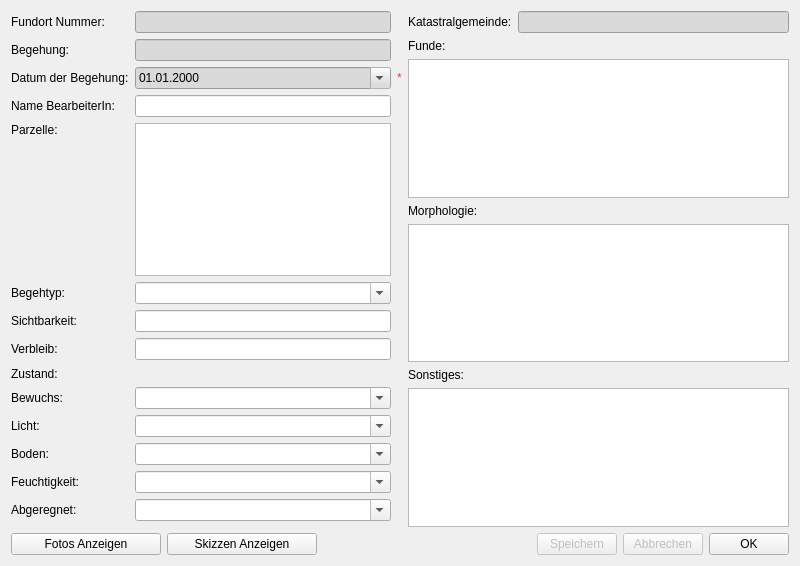
<?xml version="1.0" encoding="UTF-8"?>
<ui version="4.0">
 <class>apisShardingDialog</class>
 <widget class="QDialog" name="apisShardingDialog">
  <property name="windowModality">
   <enum>Qt::ApplicationModal</enum>
  </property>
  <property name="geometry">
   <rect>
    <x>0</x>
    <y>0</y>
    <width>800</width>
    <height>566</height>
   </rect>
  </property>
  <property name="windowTitle">
   <string>APIS Begehung</string>
  </property>
  <property name="windowIcon">
   <iconset resource="resource.qrc">
    <normaloff>:/plugins/APIS/icons/apis.png</normaloff>:/plugins/APIS/icons/apis.png</iconset>
  </property>
  <layout class="QGridLayout" name="gridLayout_2">
   <item row="2" column="0" colspan="2">
    <layout class="QHBoxLayout" name="horizontalLayout">
     <item>
      <widget class="QPushButton" name="uiViewPicturesBtn">
       <property name="minimumSize">
        <size>
         <width>150</width>
         <height>0</height>
        </size>
       </property>
       <property name="text">
        <string>Fotos Anzeigen</string>
       </property>
       <property name="icon">
        <iconset resource="resource.qrc">
         <normaloff>:/plugins/APIS/icons/image.png</normaloff>:/plugins/APIS/icons/image.png</iconset>
       </property>
       <property name="iconSize">
        <size>
         <width>24</width>
         <height>24</height>
        </size>
       </property>
       <property name="autoDefault">
        <bool>false</bool>
       </property>
      </widget>
     </item>
     <item>
      <widget class="QPushButton" name="uiViewSketchesBtn">
       <property name="minimumSize">
        <size>
         <width>150</width>
         <height>0</height>
        </size>
       </property>
       <property name="text">
        <string>Skizzen Anzeigen</string>
       </property>
       <property name="icon">
        <iconset resource="resource.qrc">
         <normaloff>:/plugins/APIS/icons/sketch.png</normaloff>:/plugins/APIS/icons/sketch.png</iconset>
       </property>
       <property name="iconSize">
        <size>
         <width>24</width>
         <height>24</height>
        </size>
       </property>
       <property name="autoDefault">
        <bool>false</bool>
       </property>
      </widget>
     </item>
     <item>
      <spacer name="horizontalSpacer">
       <property name="orientation">
        <enum>Qt::Horizontal</enum>
       </property>
       <property name="sizeHint" stdset="0">
        <size>
         <width>40</width>
         <height>20</height>
        </size>
       </property>
      </spacer>
     </item>
     <item>
      <widget class="QPushButton" name="uiSaveBtn">
       <property name="enabled">
        <bool>false</bool>
       </property>
       <property name="text">
        <string>Speichern</string>
       </property>
       <property name="icon">
        <iconset resource="resource.qrc">
         <normaloff>:/plugins/APIS/icons/ok.png</normaloff>:/plugins/APIS/icons/ok.png</iconset>
       </property>
       <property name="iconSize">
        <size>
         <width>11</width>
         <height>11</height>
        </size>
       </property>
       <property name="autoDefault">
        <bool>false</bool>
       </property>
      </widget>
     </item>
     <item>
      <widget class="QPushButton" name="uiCancelBtn">
       <property name="enabled">
        <bool>false</bool>
       </property>
       <property name="text">
        <string>Abbrechen</string>
       </property>
       <property name="icon">
        <iconset resource="resource.qrc">
         <normaloff>:/plugins/APIS/icons/cancel.png</normaloff>:/plugins/APIS/icons/cancel.png</iconset>
       </property>
       <property name="iconSize">
        <size>
         <width>11</width>
         <height>11</height>
        </size>
       </property>
       <property name="autoDefault">
        <bool>false</bool>
       </property>
      </widget>
     </item>
     <item>
      <widget class="QPushButton" name="uiOkBtn">
       <property name="text">
        <string>OK</string>
       </property>
       <property name="icon">
        <iconset resource="resource.qrc">
         <normaloff>:/plugins/APIS/icons/ok.png</normaloff>:/plugins/APIS/icons/ok.png</iconset>
       </property>
       <property name="iconSize">
        <size>
         <width>11</width>
         <height>11</height>
        </size>
       </property>
       <property name="autoDefault">
        <bool>false</bool>
       </property>
      </widget>
     </item>
    </layout>
   </item>
   <item row="0" column="0">
    <layout class="QGridLayout" name="gridLayout">
     <item row="2" column="1">
      <widget class="QDateEdit" name="uiShardingDate">
       <property name="styleSheet">
        <string notr="true">background-color: rgb(218, 218, 218);</string>
       </property>
       <property name="readOnly">
        <bool>true</bool>
       </property>
       <property name="currentSection">
        <enum>QDateTimeEdit::DaySection</enum>
       </property>
       <property name="displayFormat">
        <string>dd.MM.yyyy</string>
       </property>
       <property name="calendarPopup">
        <bool>true</bool>
       </property>
      </widget>
     </item>
     <item row="2" column="0">
      <widget class="QLabel" name="label_2">
       <property name="text">
        <string>Datum der Begehung:</string>
       </property>
      </widget>
     </item>
     <item row="5" column="1">
      <widget class="QComboBox" name="uiShardingTypeCombo">
       <property name="editable">
        <bool>true</bool>
       </property>
       <property name="currentIndex">
        <number>-1</number>
       </property>
       <item>
        <property name="text">
         <string>unsystematisch</string>
        </property>
       </item>
       <item>
        <property name="text">
         <string>intensiver Survey</string>
        </property>
       </item>
       <item>
        <property name="text">
         <string>extensiver Survey</string>
        </property>
       </item>
       <item>
        <property name="text">
         <string>keine Angabe</string>
        </property>
       </item>
      </widget>
     </item>
     <item row="0" column="0">
      <widget class="QLabel" name="label">
       <property name="text">
        <string>Fundort Nummer:</string>
       </property>
      </widget>
     </item>
     <item row="4" column="1">
      <widget class="QPlainTextEdit" name="uiPlotPTxt"/>
     </item>
     <item row="3" column="0">
      <widget class="QLabel" name="label_3">
       <property name="text">
        <string>Name BearbeiterIn:</string>
       </property>
      </widget>
     </item>
     <item row="4" column="0" alignment="Qt::AlignTop">
      <widget class="QLabel" name="label_4">
       <property name="text">
        <string>Parzelle:</string>
       </property>
      </widget>
     </item>
     <item row="7" column="1">
      <widget class="QLineEdit" name="uiWhereaboutsEdit"/>
     </item>
     <item row="0" column="1">
      <widget class="QLineEdit" name="uiSiteNumberEdit">
       <property name="styleSheet">
        <string notr="true">background-color: rgb(218, 218, 218);</string>
       </property>
       <property name="readOnly">
        <bool>true</bool>
       </property>
      </widget>
     </item>
     <item row="7" column="0">
      <widget class="QLabel" name="label_7">
       <property name="text">
        <string>Verbleib:</string>
       </property>
      </widget>
     </item>
     <item row="6" column="0">
      <widget class="QLabel" name="label_6">
       <property name="text">
        <string>Sichtbarkeit:</string>
       </property>
      </widget>
     </item>
     <item row="5" column="0">
      <widget class="QLabel" name="label_5">
       <property name="text">
        <string>Begehtyp:</string>
       </property>
      </widget>
     </item>
     <item row="6" column="1">
      <widget class="QLineEdit" name="uiVisibilityEdit"/>
     </item>
     <item row="3" column="1">
      <widget class="QLineEdit" name="uiNameEdit"/>
     </item>
     <item row="2" column="2">
      <widget class="QLabel" name="label_16">
       <property name="styleSheet">
        <string notr="true">color: rgb(255, 55, 55);</string>
       </property>
       <property name="text">
        <string>*</string>
       </property>
      </widget>
     </item>
     <item row="1" column="0">
      <widget class="QLabel" name="label_11">
       <property name="text">
        <string>Begehung:</string>
       </property>
      </widget>
     </item>
     <item row="1" column="1">
      <widget class="QLineEdit" name="uiShardingNumberEdit">
       <property name="styleSheet">
        <string notr="true">background-color: rgb(218, 218, 218);</string>
       </property>
       <property name="readOnly">
        <bool>true</bool>
       </property>
      </widget>
     </item>
     <item row="10" column="0">
      <widget class="QLabel" name="label_12">
       <property name="text">
        <string>Bewuchs:</string>
       </property>
      </widget>
     </item>
     <item row="11" column="0">
      <widget class="QLabel" name="label_13">
       <property name="text">
        <string>Licht:</string>
       </property>
      </widget>
     </item>
     <item row="13" column="0">
      <widget class="QLabel" name="label_15">
       <property name="text">
        <string>Feuchtigkeit:</string>
       </property>
      </widget>
     </item>
     <item row="14" column="1">
      <widget class="QComboBox" name="uiConditionRainCombo">
       <property name="editable">
        <bool>true</bool>
       </property>
       <property name="currentIndex">
        <number>-1</number>
       </property>
       <property name="insertPolicy">
        <enum>QComboBox::NoInsert</enum>
       </property>
       <item>
        <property name="text">
         <string>gut abgeregnet</string>
        </property>
       </item>
       <item>
        <property name="text">
         <string>mittel abgeregnet</string>
        </property>
       </item>
       <item>
        <property name="text">
         <string>schlecht abgeregnet</string>
        </property>
       </item>
      </widget>
     </item>
     <item row="8" column="0" colspan="2">
      <spacer name="verticalSpacer">
       <property name="orientation">
        <enum>Qt::Vertical</enum>
       </property>
       <property name="sizeHint" stdset="0">
        <size>
         <width>20</width>
         <height>40</height>
        </size>
       </property>
      </spacer>
     </item>
     <item row="12" column="1">
      <widget class="QComboBox" name="uiConditionSoilCombo">
       <property name="editable">
        <bool>true</bool>
       </property>
       <property name="currentIndex">
        <number>-1</number>
       </property>
       <property name="insertPolicy">
        <enum>QComboBox::NoInsert</enum>
       </property>
       <item>
        <property name="text">
         <string>Boden geeggt</string>
        </property>
       </item>
       <item>
        <property name="text">
         <string>Boden gepflügt</string>
        </property>
       </item>
       <item>
        <property name="text">
         <string>Boden ungepflügt</string>
        </property>
       </item>
      </widget>
     </item>
     <item row="13" column="1">
      <widget class="QComboBox" name="uiConditionMoistureCombo">
       <property name="editable">
        <bool>true</bool>
       </property>
       <property name="currentIndex">
        <number>-1</number>
       </property>
       <property name="insertPolicy">
        <enum>QComboBox::NoInsert</enum>
       </property>
       <item>
        <property name="text">
         <string>feucht</string>
        </property>
       </item>
       <item>
        <property name="text">
         <string>trocken</string>
        </property>
       </item>
       <item>
        <property name="text">
         <string>staubig</string>
        </property>
       </item>
      </widget>
     </item>
     <item row="14" column="0">
      <widget class="QLabel" name="label_17">
       <property name="text">
        <string>Abgeregnet:</string>
       </property>
      </widget>
     </item>
     <item row="11" column="1">
      <widget class="QComboBox" name="uiConditionLightCombo">
       <property name="editable">
        <bool>true</bool>
       </property>
       <property name="currentIndex">
        <number>-1</number>
       </property>
       <property name="insertPolicy">
        <enum>QComboBox::NoInsert</enum>
       </property>
       <item>
        <property name="text">
         <string>Sonne</string>
        </property>
       </item>
       <item>
        <property name="text">
         <string>Schatten</string>
        </property>
       </item>
       <item>
        <property name="text">
         <string>wechselndes Licht</string>
        </property>
       </item>
      </widget>
     </item>
     <item row="12" column="0">
      <widget class="QLabel" name="label_14">
       <property name="text">
        <string>Boden:</string>
       </property>
      </widget>
     </item>
     <item row="10" column="1">
      <widget class="QComboBox" name="uiConditionPlantCoverCombo">
       <property name="editable">
        <bool>true</bool>
       </property>
       <property name="currentIndex">
        <number>-1</number>
       </property>
       <property name="insertPolicy">
        <enum>QComboBox::NoInsert</enum>
       </property>
       <item>
        <property name="text">
         <string>kein Bewuchs</string>
        </property>
       </item>
       <item>
        <property name="text">
         <string>wenig Bewuchs</string>
        </property>
       </item>
       <item>
        <property name="text">
         <string>dichter Bewuchs</string>
        </property>
       </item>
      </widget>
     </item>
     <item row="9" column="0" colspan="2">
      <widget class="QLabel" name="label_18">
       <property name="text">
        <string>Zustand:</string>
       </property>
      </widget>
     </item>
    </layout>
   </item>
   <item row="0" column="1" rowspan="2">
    <layout class="QFormLayout" name="formLayout">
     <property name="fieldGrowthPolicy">
      <enum>QFormLayout::AllNonFixedFieldsGrow</enum>
     </property>
     <item row="0" column="0">
      <widget class="QLabel" name="label_19">
       <property name="text">
        <string>Katastralgemeinde:</string>
       </property>
      </widget>
     </item>
     <item row="0" column="1">
      <widget class="QLineEdit" name="uiCadastralCommunityEdit">
       <property name="styleSheet">
        <string notr="true">background-color: rgb(218, 218, 218);</string>
       </property>
       <property name="readOnly">
        <bool>true</bool>
       </property>
      </widget>
     </item>
     <item row="1" column="0" colspan="2">
      <widget class="QLabel" name="label_8">
       <property name="text">
        <string>Funde:</string>
       </property>
      </widget>
     </item>
     <item row="2" column="0" colspan="2">
      <widget class="QPlainTextEdit" name="uiFindsPTxt"/>
     </item>
     <item row="3" column="0" colspan="2">
      <widget class="QLabel" name="label_9">
       <property name="text">
        <string>Morphologie:</string>
       </property>
      </widget>
     </item>
     <item row="4" column="0" colspan="2">
      <widget class="QPlainTextEdit" name="uiMorphologyPTxt"/>
     </item>
     <item row="5" column="0" colspan="2">
      <widget class="QLabel" name="label_10">
       <property name="text">
        <string>Sonstiges:</string>
       </property>
      </widget>
     </item>
     <item row="6" column="0" colspan="2">
      <widget class="QPlainTextEdit" name="uiMiscellaneousPTxt"/>
     </item>
    </layout>
   </item>
  </layout>
 </widget>
 <tabstops>
  <tabstop>uiShardingDate</tabstop>
  <tabstop>uiNameEdit</tabstop>
  <tabstop>uiPlotPTxt</tabstop>
  <tabstop>uiShardingTypeCombo</tabstop>
  <tabstop>uiVisibilityEdit</tabstop>
  <tabstop>uiWhereaboutsEdit</tabstop>
  <tabstop>uiConditionPlantCoverCombo</tabstop>
  <tabstop>uiConditionLightCombo</tabstop>
  <tabstop>uiConditionSoilCombo</tabstop>
  <tabstop>uiConditionMoistureCombo</tabstop>
  <tabstop>uiConditionRainCombo</tabstop>
  <tabstop>uiSaveBtn</tabstop>
  <tabstop>uiCancelBtn</tabstop>
  <tabstop>uiOkBtn</tabstop>
  <tabstop>uiSiteNumberEdit</tabstop>
  <tabstop>uiShardingNumberEdit</tabstop>
 </tabstops>
 <resources>
  <include location="resource.qrc"/>
 </resources>
 <connections/>
</ui>
